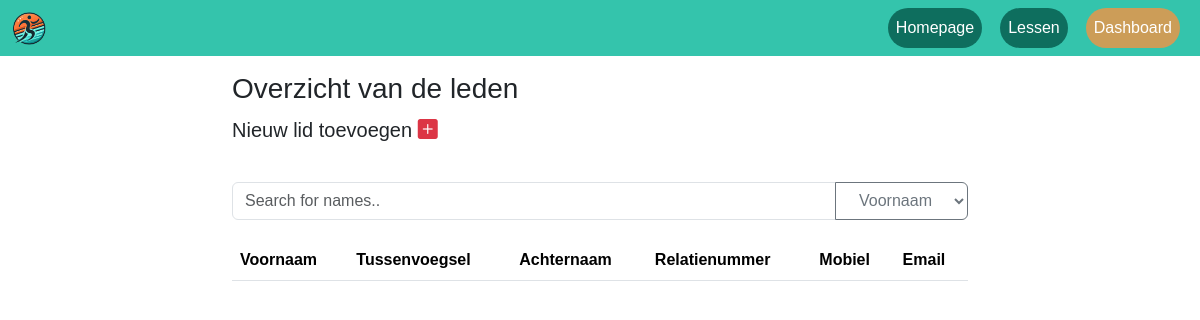
Page /leden/Leden.php on the earlier database version.
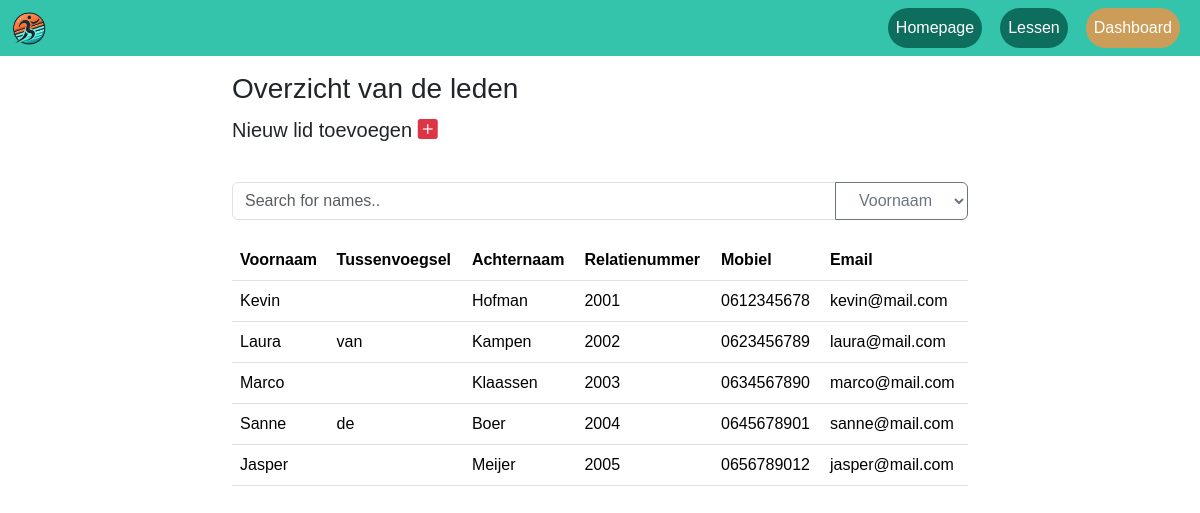
Same page on the later database version.
### tables this page shows
CREATE TABLE Lid (
    Id                 INT             NOT NULL AUTO_INCREMENT,
    Voornaam           VARCHAR(50)     NOT NULL,
    Tussenvoegsel      VARCHAR(10)     DEFAULT NULL,
    Achternaam         VARCHAR(50)     NOT NULL,
    Relatienummer      MEDIUMINT       NOT NULL,
    Mobiel             VARCHAR(20)     NOT NULL,
    Email              VARCHAR(100)    NOT NULL,
    IsActief           BIT             NOT NULL DEFAULT 1,
    Opmerking          VARCHAR(250)    DEFAULT NULL,
    DatumAangemaakt    DATETIME(6)     NOT NULL,
    DatumGewijzigd     DATETIME(6)     NOT NULL,
    CONSTRAINT PK_Lid_Id PRIMARY KEY (Id)
);

### leden/Leden.php (the view, shortened to what this page needs)
<?php
    include('../DB/config.php');
    $dsn = "mysql:host=$dbHost;
            dbname=$dbName;
            charset=UTF8";
    $pdo = new PDO($dsn, $dbUser, $dbPass);
    $sql = "SELECT  LID.Id
                   ,LID.Voornaam
                   ,LID.Tussenvoegsel
                   ,LID.Achternaam
                   ,LID.Relatienummer
                   ,LID.Mobiel
                   ,LID.Email
            FROM Lid AS LID";
    $statement = $pdo->prepare($sql);
    $statement->execute();
    $result = $statement->fetchAll(PDO::FETCH_OBJ);
?>
<!DOCTYPE html>
<html lang="en">
<head>
    <link href="https://cdn.jsdelivr.net/npm/bootstrap@5.3.3/dist/css/bootstrap.min.css" rel="stylesheet"
>
    <link rel="stylesheet" href="../style.css">
    <link rel="stylesheet" href="https://cdn.jsdelivr.net/npm/bootstrap-icons@1.11.3/font/bootstrap-icons.min.css">
</head>
<body>
    <nav class="navbar navbar-expand-lg navbar-custom sticky">
        <div class="container-fluid">
            <ul>
                <li>
                    <img src="../Image/Logo.png" alt="logo" class="logo">
                </li>
            </ul>
            <ul class="navbar-nav">
                <li class="nav-item">
                    <a class="nav-link" href="../index.html">Homepage</a>
                </li>
                <li class="nav-item">
                    <a class="nav-link" href="../gebruikerslessen/lessen.php">Lessen</a>
                </li>
                <li class="nav-item">
                    <a class="nav-link active" href="../dashboard/dashboard.html">Dashboard</a>
                </li>
            </ul>
        </div>
    </nav>
    <div class="container">
        <div class="row mb-1 ">
            <div class="col-2"></div>
            <div class="col-8 title"><h3>Overzicht van de leden</h3></div>
            <div class="col-2"></div>
        </div>
    </div>
    <div class="container">
        <div class="row mb-3">
            <div class="col-2"></div>
            <div class="col-8">
              <h5>Nieuw lid toevoegen
                  <a href="create.php">
                    <i class="bi bi-plus-square-fill text-danger"></i>
                  </a>
              </h5>
            </div>
            <div class="col-2"></div>
        </div>
    </div>
    <div class="container">
        <div class="row mb-1 ">
            <div class="col-2"></div>
            <div class="col-8 title">
                <div class="input-group mb-3">
                    <input type="text" id="myInput" onkeyup="myFunction()" placeholder="Search for names.." class="form-control">
                    <select id="myInputType" class="btn btn-outline-secondary dropdown-toggle       ">
                        <option value="0" selected>Voornaam</option>
                    </select>
                </div>
            </div>
            <div class="col-2"></div>
        </div>
    </div>
    <div class="container">
        <div class="row">
            <div class="col-2"></div>
            <div class="col-8">
                <table class="table table-hover" id="table-leden">
                    <thead>
                        <th>Voornaam</th>
                        <th>Tussenvoegsel</th>
                        <th>Achternaam</th>
                        <th>Relatienummer</th>
                        <th>Mobiel</th>
                        <th>Email</th>
                    </thead>
                    <tbody>
                        <?php foreach($result as $LedenInfo) : ?>
                            <tr>
                              <td><?= $LedenInfo->Voornaam ?></td>
                              <td><?= $LedenInfo->Tussenvoegsel ?></td>
                              <td><?= $LedenInfo->Achternaam ?></td>
                              <td><?= $LedenInfo->Relatienummer ?></td>
                              <td><?= $LedenInfo->Mobiel ?></td>
                              <td><?= $LedenInfo->Email ?></td>
                            </tr>
                        <?php endforeach ?>
                    </tbody>
                </table>
            </div>
            <div class="col-2"></div>
        </div>
    </div>
</body>
</html>

Differences in the rows shown:
added lid: Voornaam "Kevin", Achternaam "Hofman", Relatienummer "2001", Mobiel "0612345678", Email "kevin@mail.com"
added lid: Voornaam "Laura", Tussenvoegsel "van", Achternaam "Kampen", Relatienummer "2002", Mobiel "0623456789", Email "laura@mail.com"
added lid: Voornaam "Marco", Achternaam "Klaassen", Relatienummer "2003", Mobiel "0634567890", Email "marco@mail.com"
added lid: Voornaam "Sanne", Tussenvoegsel "de", Achternaam "Boer", Relatienummer "2004", Mobiel "0645678901", Email "sanne@mail.com"
added lid: Voornaam "Jasper", Achternaam "Meijer", Relatienummer "2005", Mobiel "0656789012", Email "jasper@mail.com"
